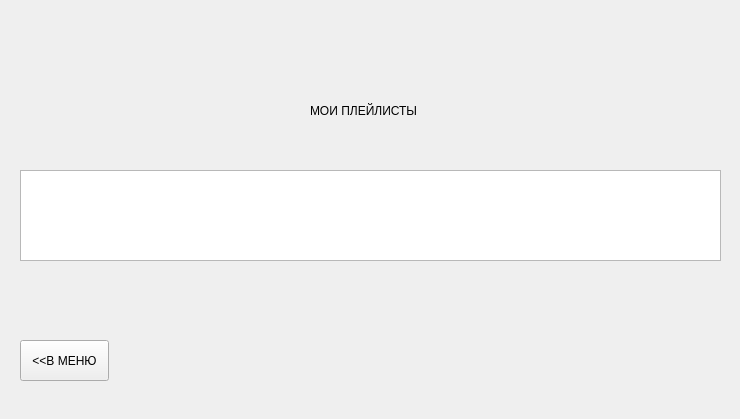
<?xml version="1.0" encoding="UTF-8"?>
<ui version="4.0">
 <class>PlaylistView</class>
 <widget class="QWidget" name="PlaylistView">
  <property name="geometry">
   <rect>
    <x>0</x>
    <y>0</y>
    <width>740</width>
    <height>419</height>
   </rect>
  </property>
  <property name="windowTitle">
   <string>Form</string>
  </property>
  <widget class="QTableView" name="tableView">
   <property name="geometry">
    <rect>
     <x>20</x>
     <y>170</y>
     <width>701</width>
     <height>91</height>
    </rect>
   </property>
  </widget>
  <widget class="QLabel" name="label">
   <property name="geometry">
    <rect>
     <x>310</x>
     <y>90</y>
     <width>131</width>
     <height>41</height>
    </rect>
   </property>
   <property name="text">
    <string>МОИ ПЛЕЙЛИСТЫ</string>
   </property>
  </widget>
  <widget class="QPushButton" name="btnMenu">
   <property name="geometry">
    <rect>
     <x>20</x>
     <y>340</y>
     <width>89</width>
     <height>41</height>
    </rect>
   </property>
   <property name="text">
    <string>&lt;&lt;В МЕНЮ</string>
   </property>
  </widget>
 </widget>
 <resources/>
 <connections/>
</ui>
